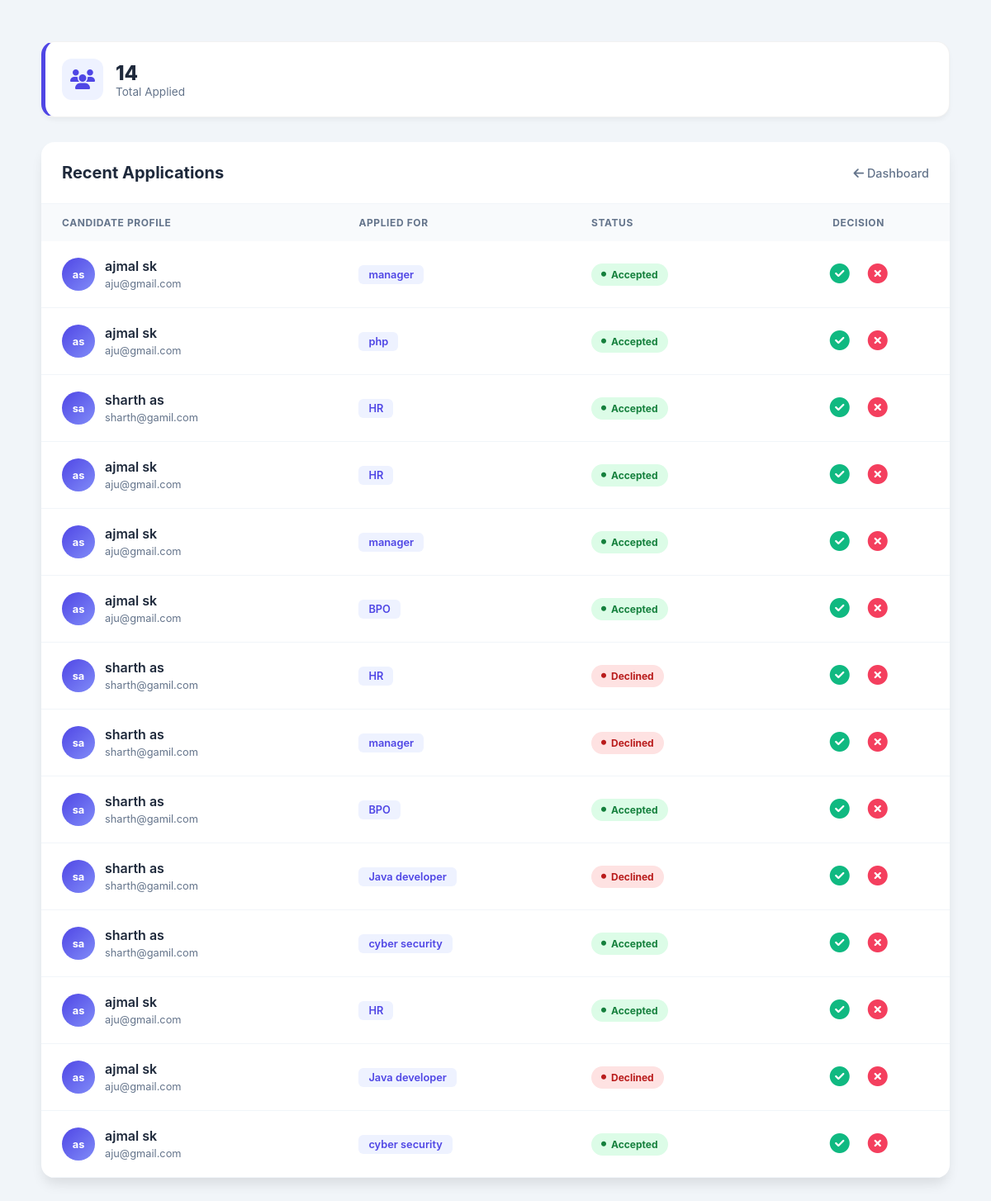
/job_applied_admin (signed in), run on the app's committed database.
### final_app/models.py (models this page shows, shortened)
class AppliedJob(models.Model):
    job = models.ForeignKey(addjob, on_delete=models.CASCADE)
    user = models.ForeignKey(User, on_delete=models.CASCADE)
    applied_at = models.DateTimeField(auto_now_add=True)
    status = models.CharField(max_length=100, default="Pending")

class addjob(models.Model):
     admin = models.ForeignKey(adminmodel, on_delete=models.CASCADE, related_name='posted_jobs', null=True)
     job_name=models.CharField(max_length=200)
     job_salary=models.IntegerField()
     job_skill=models.CharField(max_length=520)
     job_qualification=models.CharField(max_length=200,null=True)

### final_app/views.py (the view, shortened to what this page needs)
# urls.py: path('job_applied_admin',views.job_applied_admin,name='job_applied_admin'),
def job_applied_admin(request):
    current_admin = adminmodel.objects.get(jobadmin=request.user)
    applications = AppliedJob.objects.filter(job__admin=current_admin).order_by('-id')
    return render(request, 'jobappliedadmin.html', {'applications': applications})

### final_app/templates/jobappliedadmin.html (shortened to what this page needs)
<!DOCTYPE html>
<html lang="en">
<head>
    {% load static %}
    <link rel="stylesheet" href="https://cdnjs.cloudflare.com/ajax/libs/font-awesome/6.4.0/css/all.min.css">
    <link rel="stylesheet" href="{% static 'css/jobappliedadmin.css' %}">
</head>
<body>
<div class="dashboard-container">
    <div class="stats-grid">
        <div class="stat-card total">
            <div class="stat-icon"><i class="fas fa-users"></i></div>
            <div class="stat-info">
                <h3>{{ applications|length }}</h3>
                <p>Total Applied</p>
            </div>
        </div>
    </div>
    <div class="content-card">
        <div class="card-header">
            <h2>Recent Applications</h2>
            <a href="{% url 'adminfront_load' %}" class="btn-dashboard">
                <i class="fas fa-arrow-left"></i> Dashboard
            </a>
        </div>
        <div class="table-responsive">
            <table class="modern-table">
                <thead>
                    <tr>
                        <th>Candidate Profile</th>
                        <th>Applied For</th>
                        <th>Status</th>
                        <th style="text-align: center;">Decision</th>
                    </tr>
                </thead>
                <tbody>
                    {% for app in applications %}
                    <tr>
                        <td>
                            <div class="profile-box">
                                <div class="avatar-circle">
                                    {{ app.user.first_name|slice:":1" }}{{ app.user.last_name|slice:":1" }}
                                </div>
                                <div class="name-meta">
                                    <span class="user-fullname">{{ app.user.first_name }} {{ app.user.last_name }}</span>
                                    <span class="user-mail">{{ app.user.email }}</span>
                                </div>
                            </div>
                        </td>
                        <td>
                            <div class="job-pill">{{ app.job.job_name }}</div>
                        </td>
                        <td>
                            <span class="status-badge {{ app.status|lower }}">
                                <i class="fas fa-circle"></i> {{ app.status }}
                            </span>
                        </td>
                        <td class="actions-cell">
                            <form method="post" class="action-form">
                                <button type="submit" name="status" value="Accepted" class="btn-icon accept" title="Accept Candidate">
                                    <i class="fas fa-check-circle"></i>
                                </button>
                                <button type="submit" name="status" value="Declined" class="btn-icon decline" title="Decline Candidate">
                                    <i class="fas fa-times-circle"></i>
                                </button>
                            </form>
                        </td>
                    </tr>
                    {% endfor %}
                </tbody>
            </table>
        </div>
    </div>
</div>
</body>
</html>

### static/css/jobappliedadmin.css (style rules this page uses)
:root { --primary: #4f46e5; --primary-light: #eef2ff; --success: #10b981; --danger: #f43f5e; --warning: #f59e0b; --slate-800: #1e293b; --slate-500: #64748b; --white: #ffffff; --bg: #f1f5f9; }
body { background-color: var(--bg); font-family: 'Inter', sans-serif; margin: 0; padding: 30px; color: var(--slate-800); }
.dashboard-container { max-width: 1200px; margin: 0 auto; }
.stats-grid { display: grid; grid-template-columns: repeat(auto-fit, minmax(200px, 1fr)); gap: 20px; margin-bottom: 30px; }
.stat-card { background: var(--white); padding: 20px; border-radius: 16px; display: flex; align-items: center; gap: 15px; box-shadow: 0 4px 6px -1px rgba(0,0,0,0.05); border: 1px solid rgba(0,0,0,0.05); }
.stat-card.total { border-left: 5px solid var(--primary); }
.stat-icon { width: 50px; height: 50px; background: var(--primary-light); color: var(--primary); display: flex; align-items: center; justify-content: center; border-radius: 12px; font-size: 1.5rem; }
.stat-info h3 { margin: 0; font-size: 1.5rem; font-weight: 800; }
.stat-info p { margin: 0; color: var(--slate-500); font-size: 0.85rem; }
.content-card { background: var(--white); border-radius: 16px; box-shadow: 0 10px 15px -3px rgba(0,0,0,0.1); overflow: hidden; }
.card-header { padding: 25px; display: flex; justify-content: space-between; align-items: center; border-bottom: 1px solid #f1f5f9; }
.card-header h2 { font-size: 1.25rem; margin: 0; font-weight: 700; }
.btn-dashboard { text-decoration: none; color: var(--slate-500); font-size: 0.9rem; font-weight: 500; transition: color 0.2s; }
.table-responsive { width: 100%; overflow-x: auto; }
.modern-table { width: 100%; border-collapse: collapse; }
.modern-table th { background: #f8fafc; padding: 15px 25px; text-align: left; font-size: 0.75rem; text-transform: uppercase; letter-spacing: 0.05em; color: var(--slate-500); }
.modern-table td { padding: 20px 25px; border-bottom: 1px solid #f1f5f9; }
.profile-box { display: flex; align-items: center; gap: 12px; }
.avatar-circle { width: 40px; height: 40px; background: linear-gradient(135deg, var(--primary), #818cf8); color: white; border-radius: 50%; display: flex; align-items: center; justify-content: center; font-weight: 700; font-size: 0.8rem; }
.user-fullname { display: block; font-weight: 600; color: var(--slate-800); }
.user-mail { font-size: 0.8rem; color: var(--slate-500); }
.job-pill { background: var(--primary-light); color: var(--primary); padding: 4px 12px; border-radius: 6px; font-size: 0.8rem; font-weight: 600; display: inline-block; }
.status-badge { padding: 6px 12px; border-radius: 20px; font-size: 0.75rem; font-weight: 700; display: inline-flex; align-items: center; gap: 6px; }
.status-badge i { font-size: 6px; }
.status-badge.accepted { background: #dcfce7; color: #15803d; }
.status-badge.declined { background: #fee2e2; color: #b91c1c; }
.actions-cell { text-align: center; }
.action-form { display: flex; gap: 10px; justify-content: center; }
.btn-icon { border: none; background: none; font-size: 1.5rem; cursor: pointer; transition: transform 0.2s, color 0.2s; }
.btn-icon.accept { color: var(--success); }
.btn-icon.decline { color: var(--danger); }

### final_app/templates/jobappliedadmin.html (style rules this page uses)
.dashboard-container { padding: 20px; max-width: 1200px; margin: 0 auto; }

### data on the page
AppliedJob: user.first_name "a", user.last_name "s", user.first_name "ajmal", user.last_name "sk", user.email "aju@gmail.com", job.job_name "manager", status "Accepted"
AppliedJob: user.first_name "a", user.last_name "s", user.first_name "ajmal", user.last_name "sk", user.email "aju@gmail.com", job.job_name "php", status "Accepted"
AppliedJob: user.first_name "s", user.last_name "a", user.first_name "sharth", user.last_name "as", user.email "sharth@gamil.com", job.job_name "HR", status "Accepted"
AppliedJob: user.first_name "a", user.last_name "s", user.first_name "ajmal", user.last_name "sk", user.email "aju@gmail.com", job.job_name "HR", status "Accepted"
AppliedJob: user.first_name "a", user.last_name "s", user.first_name "ajmal", user.last_name "sk", user.email "aju@gmail.com", job.job_name "manager", status "Accepted"
AppliedJob: user.first_name "a", user.last_name "s", user.first_name "ajmal", user.last_name "sk", user.email "aju@gmail.com", job.job_name "BPO", status "Accepted"
AppliedJob: user.first_name "s", user.last_name "a", user.first_name "sharth", user.last_name "as", user.email "sharth@gamil.com", job.job_name "HR", status "Declined"
AppliedJob: user.first_name "s", user.last_name "a", user.first_name "sharth", user.last_name "as", user.email "sharth@gamil.com", job.job_name "manager", status "Declined"
AppliedJob: user.first_name "s", user.last_name "a", user.first_name "sharth", user.last_name "as", user.email "sharth@gamil.com", job.job_name "BPO", status "Accepted"
AppliedJob: user.first_name "s", user.last_name "a", user.first_name "sharth", user.last_name "as", user.email "sharth@gamil.com", job.job_name "Java developer", status "Declined"
AppliedJob: user.first_name "s", user.last_name "a", user.first_name "sharth", user.last_name "as", user.email "sharth@gamil.com", job.job_name "cyber security", status "Accepted"
AppliedJob: user.first_name "a", user.last_name "s", user.first_name "ajmal", user.last_name "sk", user.email "aju@gmail.com", job.job_name "HR", status "Accepted"
AppliedJob: user.first_name "a", user.last_name "s", user.first_name "ajmal", user.last_name "sk", user.email "aju@gmail.com", job.job_name "Java developer", status "Declined"
AppliedJob: user.first_name "a", user.last_name "s", user.first_name "ajmal", user.last_name "sk", user.email "aju@gmail.com", job.job_name "cyber security", status "Accepted"

### other printed values
{{ applications|length }} "14"
